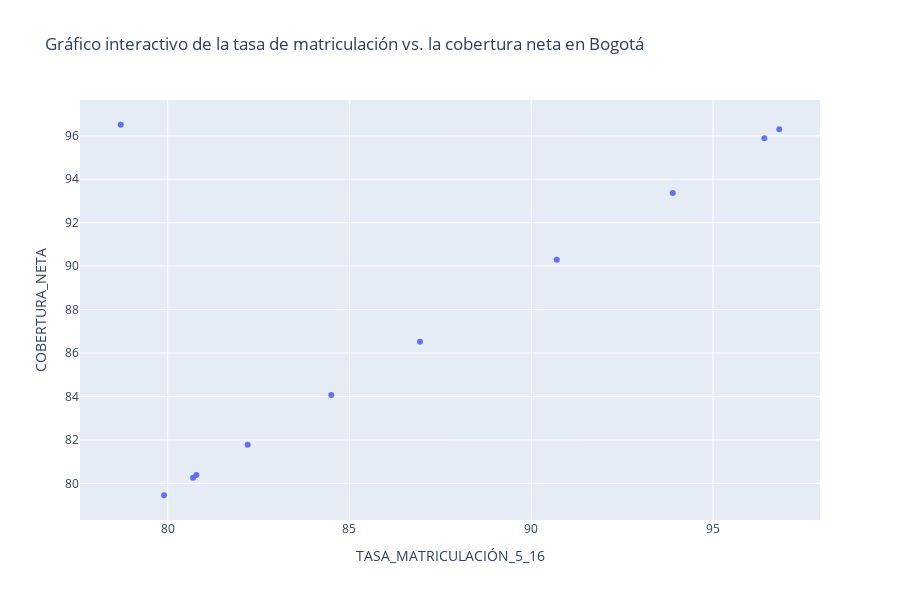

Notebook source saved alongside this figure:
### Code cell
fig = px.scatter(datos_bogota, x='TASA_MATRICULACIÓN_5_16', y='COBERTURA_NETA', title='Gráfico interactivo de la tasa de matriculación vs. la cobertura neta en Bogotá')

fig.update_layout(
    width=900,  # Ancho en píxeles
    height=600,  # Alto en píxeles
)


fig.show()

### Figure 1 — Plotly figure (JSON) as saved in the notebook; plotly's stock layout.template omitted (floating-point values rounded to 4 significant figures)
{"data": [{"hovertemplate": "TASA_MATRICULACIÓN_5_16=%{x}<br>COBERTURA_NETA=%{y}<extra></extra>", "legendgroup": "", "marker": {"color": "#636efa", "symbol": "circle"}, "mode": "markers", "name": "", "orientation": "v", "showlegend": false, "type": "scatter", "x": [90.7, 86.94, 84.5, 80.79, 82.2, 80.7, 79.9, 78.71, 96.82, 96.41, 93.89], "xaxis": "x", "y": [90.29, 86.52, 84.07, 80.38, 81.77, 80.26, 79.45, 96.51, 96.3, 95.89, 93.37], "yaxis": "y"}], "layout": {"height": 600, "legend": {"tracegroupgap": 0}, "title": {"text": "Gráfico interactivo de la tasa de matriculación vs. la cobertura neta en Bogotá"}, "width": 900, "xaxis": {"anchor": "y", "domain": [0, 1], "title": {"text": "TASA_MATRICULACIÓN_5_16"}}, "yaxis": {"anchor": "x", "domain": [0, 1], "title": {"text": "COBERTURA_NETA"}}}}
